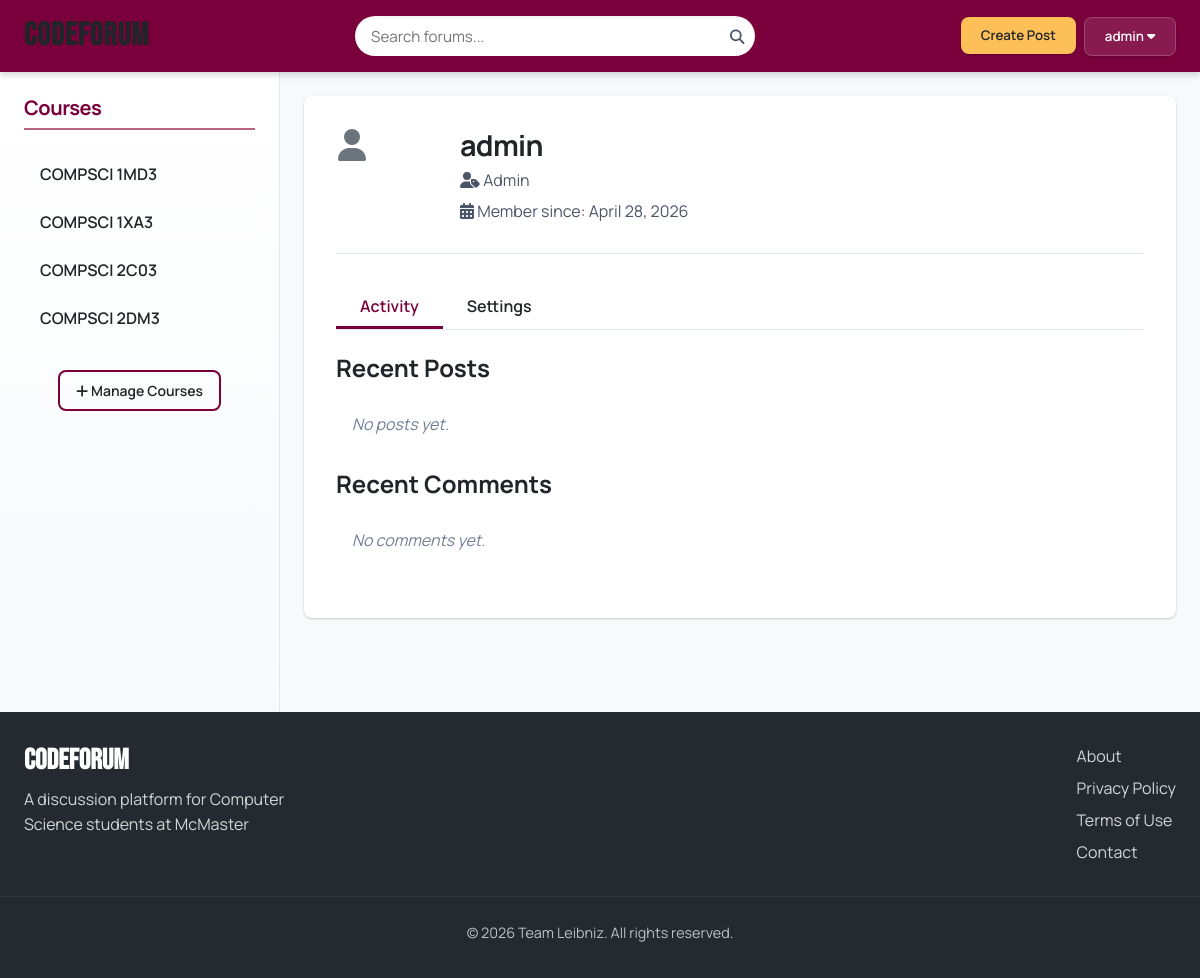
The app's page /profile.php (signed in) with its own data.
### tables this page shows
CREATE TABLE courses (
  course_id INT AUTO_INCREMENT PRIMARY KEY,
  course_code VARCHAR(20) NOT NULL UNIQUE,
  course_name VARCHAR(100) NOT NULL,
  description TEXT,
  instructor_id INT,
  created_at TIMESTAMP DEFAULT CURRENT_TIMESTAMP,
  updated_at TIMESTAMP NULL ON UPDATE CURRENT_TIMESTAMP,
  FOREIGN KEY (instructor_id) REFERENCES users(user_id) ON DELETE SET NULL
);

CREATE TABLE users (
  user_id INT AUTO_INCREMENT PRIMARY KEY,
  username VARCHAR(50) NOT NULL UNIQUE,
  email VARCHAR(100) NOT NULL UNIQUE,
  password VARCHAR(255) NOT NULL,
  registration_date TIMESTAMP DEFAULT CURRENT_TIMESTAMP,
  last_login TIMESTAMP NULL,
  role ENUM('student', 'moderator', 'admin') DEFAULT 'student',
  remember_token VARCHAR(64) NULL,
  token_expiry TIMESTAMP NULL
);

### includes/classes/Course.php (called while the page is built, shortened)
<?php
require_once 'includes/utils.php';
class Course {
  private $conn;
  private $table_name = "courses";
  public function __construct($db, $course_id = null) {
    $this->conn = $db;
  }
  public function get_all_courses() {
    $query = "SELECT c.*, u.username as instructor_name,
              (SELECT COUNT(*) FROM user_courses uc WHERE uc.course_id = c.course_id) as student_count
              FROM " . $this->table_name . " c
              LEFT JOIN users u ON c.instructor_id = u.user_id
              ORDER BY c.course_code";
    $stmt = $this->conn->prepare($query);
    try {
      $stmt->execute();
      return $stmt->fetchAll();
    } catch (PDOException $e) {
      error_log("Error fetching courses: " . $e->getMessage());
      return [];
    }
  }
}

### includes/classes/User.php (called while the page is built, shortened)
<?php
require_once 'includes/utils.php';
class User {
  private $conn;
  private $table_name = "users";
  public function __construct($db, $user_id = null) {
    $this->conn = $db;
  }
  public function get_user_by_id($user_id) {
    $query = "SELECT user_id, username, email, registration_date, last_login, role
              FROM " . $this->table_name . "
              WHERE user_id = :user_id";
    $stmt = $this->conn->prepare($query);
    $stmt->bindParam(":user_id", $user_id);
    $stmt->execute();
    return $stmt->fetch();
  }
}

### includes/classes/Post.php (called while the page is built, shortened)
<?php
require_once 'includes/utils.php';
class Post {
  private $conn;
  private $table_name = "posts";
  public function __construct($db) {
    $this->conn = $db;
  }
  public function get_posts_by_user($user_id, $page = 1, $limit = 10) {
    $offset = ($page - 1) * $limit;
    try {
      $table_check = $this->conn->query("SHOW TABLES LIKE '{$this->table_name}'");
      $query = "SELECT p.*,
                    c.course_code,
                    c.course_name,
                    (SELECT COUNT(*) FROM comments WHERE post_id = p.post_id AND is_deleted = FALSE) as comment_count
                FROM " . $this->table_name . " p
                JOIN courses c ON p.course_id = c.course_id
                WHERE p.user_id = :user_id AND p.is_deleted = FALSE
                ORDER BY p.created_at DESC
                LIMIT :limit OFFSET :offset";
      $stmt = $this->conn->prepare($query);
      $stmt->bindParam(':user_id', $user_id);
      $stmt->bindParam(':limit', $limit, PDO::PARAM_INT);
      $stmt->bindParam(':offset', $offset, PDO::PARAM_INT);
      $stmt->execute();
      $posts = $stmt->fetchAll();
      $query = "SELECT COUNT(*) as total FROM " . $this->table_name . "
               WHERE user_id = :user_id AND is_deleted = FALSE";
      $stmt = $this->conn->prepare($query);
      $stmt->bindParam(':user_id', $user_id);
      $stmt->execute();
      $total_posts = $stmt->fetch()['total'];
      return array(
        'posts' => $posts,
        'total' => $total_posts,
        'page' => $page,
        'limit' => $limit,
        'total_pages' => ceil($total_posts / $limit)
      );
    } catch (PDOException $e) {
      error_log("Error fetching user posts: " . $e->getMessage());
      return array(
        'posts' => array(),
        'total' => 0,
        'page' => $page,
        'limit' => $limit,
        'total_pages' => 0
      );
    }
  }
}

### includes/classes/Comment.php (called while the page is built, shortened)
<?php
require_once 'includes/utils.php';
class Comment {
  private $conn;
  private $table_name = "comments";
  public function __construct($db) {
    $this->conn = $db;
  }
  public function get_user_comments($user_id, $limit = null) {
    $query = "SELECT c.*, p.title as post_title, p.post_id
              FROM " . $this->table_name . " c
              JOIN posts p ON c.post_id = p.post_id
              WHERE c.user_id = :user_id AND c.is_deleted = FALSE AND p.is_deleted = FALSE
              ORDER BY c.created_at DESC";
    if ($limit !== null) {
      $query .= " LIMIT :limit";
    }
    $stmt = $this->conn->prepare($query);
    $stmt->bindParam(":user_id", $user_id);
    if ($limit !== null) {
      $stmt->bindParam(":limit", $limit, PDO::PARAM_INT);
    }
    try {
      $stmt->execute();
      return $stmt->fetchAll();
    } catch (PDOException $e) {
      error_log("Error fetching user comments: " . $e->getMessage());
      return array();
    }
  }
}

### profile.php (the view, shortened to what this page needs)
<?php
require_once 'includes/utils.php';
require_once 'includes/classes/User.php';
require_once 'includes/classes/Post.php';
require_once 'includes/classes/Comment.php';
include 'includes/partials/header.php';
include 'includes/partials/sidebar.php';
$user_id = $_SESSION['user_id'];
$username = $_SESSION['username'];
$user_role = $_SESSION['role'];
$user = new User($conn);
$user_data = $user->get_user_by_id($user_id);
$post_obj = new Post($conn);
$user_posts_data = $post_obj->get_posts_by_user($user_id, 1, 5);
$user_posts = $user_posts_data['posts'];
$comment_obj = new Comment($conn);
$user_comments = $comment_obj->get_user_comments($user_id, 5);
?>
<main class="home-content">
  <div class="profile-container">
    <div class="profile-header">
      <div class="profile-avatar">
        <?php echo get_user_icon_svg(32, '#6c757d'); ?>
      </div>
      <div class="profile-info">
        <h2><?php echo htmlspecialchars($username); ?></h2>
        <p><i class="fas fa-user-tag"></i> <?php echo ucfirst(htmlspecialchars($user_role)); ?></p>
        <p><i class="fas fa-calendar-alt"></i> Member since: <?php echo date('F j, Y', strtotime($user_data['registration_date'])); ?></p>
      </div>
    </div>
    <div class="profile-tabs">
      <ul class="nav-tabs">
        <li class="nav-item active" data-tab="activity">Activity</li>
        <li class="nav-item" data-tab="settings">Settings</li>
      </ul>
      <div class="tab-content">
        <div id="activity" class="tab-pane active">
          <h3>Recent Posts</h3>
          <?php if (count($user_posts) > 0): ?>
            <div class="user-posts">
              <?php foreach ($user_posts as $post): ?>
                <div class="post-item">
                  <h4><a href="post.php?id=<?php echo $post['post_id']; ?>"><?php echo htmlspecialchars($post['title']); ?></a></h4>
                  <div class="post-meta">
                    <span><i class="fas fa-book"></i> <?php echo htmlspecialchars($post['course_code']); ?></span>
                    <span><i class="fas fa-calendar"></i> <?php echo get_relative_time($post['created_at']); ?></span>
                    <span><i class="fas fa-comments"></i> <?php echo $post['comment_count']; ?> comments</span>
                  </div>
                </div>
              <?php endforeach; ?>
              <?php if ($user_posts_data['total_pages'] > 1): ?>
                <a href="user-posts.php?id=<?php echo $user_id; ?>" class="btn btn-outline">View All Posts</a>
              <?php endif; ?>
            </div>
          <?php else: ?>
            <p class="no-data">No posts yet.</p>
          <?php endif; ?>
          <h3>Recent Comments</h3>
          <?php if (count($user_comments) > 0): ?>
            <div class="user-comments">
              <?php foreach ($user_comments as $comment): ?>
                <div class="comment-item">
                  <p><?php echo substr(htmlspecialchars($comment['content']), 0, 100); ?>
                  <?php if (strlen($comment['content']) > 100): ?>...<?php endif; ?></p>
                  <div class="comment-meta">
                    <span>On: <a href="post.php?id=<?php echo $comment['post_id']; ?>"><?php echo htmlspecialchars($comment['post_title']); ?></a></span>
                    <span><i class="fas fa-calendar"></i> <?php echo get_relative_time($comment['created_at']); ?></span>
                  </div>
                </div>
              <?php endforeach; ?>
              <a href="user-comments.php?id=<?php echo $user_id; ?>" class="btn btn-outline">View All Comments</a>
            </div>
          <?php else: ?>
            <p class="no-data">No comments yet.</p>
          <?php endif; ?>
        </div>
      </div>
    </div>
  </div>
</main>
<?php
include 'includes/partials/footer.php';
?>

### includes/partials/sidebar.php
<?php
$current_course = isset($_GET['id']) ? (int)$_GET['id'] : null;
?>
<nav class="communities">
  <h2>Courses</h2>
  <ul>
    <?php if (empty($all_courses)): ?>
      <li class="loading-placeholder">No courses available</li>
    <?php else: ?>
      <?php foreach ($all_courses as $course): ?>
        <li>
          <a href="community.php?id=<?php echo $course['course_id']; ?>"
             <?php if ($current_course == $course['course_id']) echo "class='active'"; ?>>
            <?php echo htmlspecialchars($course['course_code']); ?>
          </a>
        </li>
      <?php endforeach; ?>
    <?php endif; ?>
  </ul>
  <?php if ($is_admin): ?>
  <div class="sidebar-actions">
    <a href="admin.php?tab=courses" class="btn btn-outline btn-sm">
      <i class="fas fa-plus"></i> Manage Courses
    </a>
  </div>
  <?php endif; ?>
</nav>

### assets/css/global.css (style rules this page uses)
:root { --color-primary: #7A003C; --color-primary-light: #99335E; --color-primary-lighter: #B8667F; --color-primary-dark: #5C002D; --color-primary-darker: #3D001E; --color-secondary: #FDBF57; --color-secondary-light: #FDCB78; --color-secondary-lighter: #FDD899; --color-secondary-dark: #E89E34; --color-secondary-darker: #C47D11; --color-tertiary: #495965; --color-tertiary-light: #6D7A84; --color-tertiary-lighter: #919BA3; --color-tertiary-dark: #373C45; --color-tertiary-darker: #252A30; --color-background: #F7F9FA; --color-card-bg: #FFFFFF; --color-text-primary: #212529; --color-text-secondary: #4A5568; --color-text-muted: #718096; --color-text-light: #FFFFFF; --color-border: #E2E8F0; --color-divider: #EDF2F7; --color-success: #38A169; --color-warning: #DD6B20; --color-error: #E53E3E; --color-info: #3182CE; --font-primary: 'Manrope', -apple-system, BlinkMacSystemFont, 'Segoe UI', Roboto, Oxygen, Ubuntu, Cantarell, 'Open Sans', 'Helvetica Neue', sans-serif; --font-secondary: 'Bebas Neue', sans-serif; --font-code: 'Fira Code', Consolas, Monaco, 'Andale Mono', monospace; --shadow-xs: 0 1px 2px rgba(0, 0, 0, 0.05); --shadow-sm: 0 1px 3px rgba(0, 0, 0, 0.12), 0 1px 2px rgba(0, 0, 0, 0.08); --shadow-md: 0 4px 6px rgba(0, 0, 0, 0.1), 0 2px 4px rgba(0, 0, 0, 0.06); --shadow-lg: 0 10px 15px rgba(0, 0, 0, 0.1), 0 4px 6px rgba(0, 0, 0, 0.05); --shadow-xl: 0 20px 25px rgba(0, 0, 0, 0.15), 0 10px 10px rgba(0, 0, 0, 0.04); --shadow-inner: inset 0 2px 4px rgba(0, 0, 0, 0.06); --shadow-outline: 0 0 0 3px rgba(122, 0, 60, 0.2); --radius-sm: 4px; --radius-md: 8px; --radius-lg: 12px; --radius-xl: 16px; --radius-2xl: 24px; --radius-full: 9999px; --spacing-xs: 0.25rem; --spacing-sm: 0.5rem; --spacing-md: 1rem; --spacing-lg: 1.5rem; --spacing-xl: 2rem; --spacing-2xl: 3rem; --spacing-3xl: 4rem; --transition-fast: 150ms cubic-bezier(0.4, 0, 0.2, 1); --transition-normal: 300ms cubic-bezier(0.4, 0, 0.2, 1); --transition-slow: 500ms cubic-bezier(0.4, 0, 0.2, 1); --z-dropdown: 1000; --z-sticky: 1020; --z-fixed: 1030; --z-modal-backdrop: 1040; --z-modal: 1050; --z-popover: 1060; --z-tooltip: 1070; }
*, *::before, *::after { box-sizing: border-box; margin: 0; padding: 0; }
html { font-size: 16px; height: 100%; scroll-behavior: smooth; }
body { font-family: var(--font-primary); font-size: 1rem; line-height: 1.5; color: var(--color-text-primary); background-color: var(--color-background); min-height: 100vh; display: flex; flex-direction: column; -webkit-font-smoothing: antialiased; -moz-osx-font-smoothing: grayscale; }
h1, h2, h3, h4, h5, h6 { margin-bottom: 0.5em; font-weight: 700; line-height: 1.2; color: var(--color-text-primary); }
h2 { font-size: 1.8rem; letter-spacing: -0.025em; }
h3 { font-size: 1.5rem; }
p { margin-bottom: 1rem; line-height: 1.7; }
a { color: var(--color-primary); text-decoration: none; transition: color var(--transition-fast); }
ul, ol { margin: 0 0 1rem 1.5rem; }
button, .btn { cursor: pointer; font-family: var(--font-primary); font-weight: 600; }
.communities { width: 280px; min-width: 200px; background-color: white; border-right: 1px solid var(--color-border); padding: var(--spacing-lg); background-image: linear-gradient(to bottom, #ffffff, #f7f9fa); }
.communities h2 { font-size: 1.25rem; margin-bottom: var(--spacing-lg); color: var(--color-primary); padding-bottom: var(--spacing-sm); border-bottom: 2px solid var(--color-primary-lighter); font-weight: 700; }
.communities ul { list-style-type: none; margin: 0; padding: 0; }
.communities li { margin-bottom: var(--spacing-sm); }
.communities a { display: block; padding: var(--spacing-sm) var(--spacing-md); font-weight: 600; color: var(--color-text-primary); border-radius: var(--radius-md); transition: all var(--transition-normal); }
.sidebar-actions { margin-top: var(--spacing-xl); display: flex; justify-content: center; }
.home-content { flex: 1; padding: var(--spacing-lg); overflow: auto; }
.btn { display: inline-block; font-weight: 600; text-align: center; white-space: nowrap; vertical-align: middle; user-select: none; padding: 0.6rem 1.25rem; font-size: 1rem; line-height: 1.5; border-radius: var(--radius-md); transition: all var(--transition-normal); text-decoration: none; cursor: pointer; border: 1px solid transparent; }
.btn-sm { padding: 0.35rem 0.75rem; font-size: 0.875rem; border-radius: var(--radius-sm); }
.btn-outline { background-color: transparent; color: var(--color-primary); border: 2px solid var(--color-primary); }

### records on screen
courses: course_code "COMPSCI 1MD3"
courses: course_code "COMPSCI 1XA3"
courses: course_code "COMPSCI 2C03"
courses: course_code "COMPSCI 2DM3"
users: registration_date "April 28, 2026"

### other values on screen
$username "admin"
$user_role "Admin"
